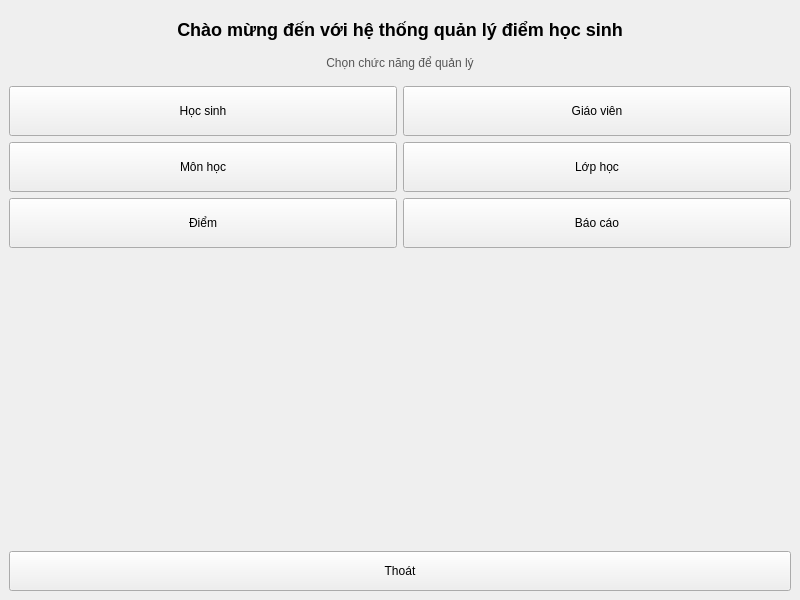
<?xml version="1.0" encoding="UTF-8"?>
<ui version="4.0">
 <class>MainWindow</class>
 <widget class="QMainWindow" name="MainWindow">
  <property name="geometry">
   <rect>
    <x>0</x>
    <y>0</y>
    <width>800</width>
    <height>600</height>
   </rect>
  </property>
  <property name="windowTitle">
   <string>Quản lý điểm học sinh</string>
  </property>
  <widget class="QWidget" name="centralwidget">
   <layout class="QVBoxLayout" name="mainLayout">
    <item>
     <widget class="QLabel" name="welcomeLabel">
      <property name="text">
       <string>Chào mừng đến với hệ thống quản lý điểm học sinh</string>
      </property>
      <property name="alignment">
       <set>Qt::AlignCenter</set>
      </property>
      <property name="styleSheet">
       <string notr="true">font-size: 18px; font-weight: bold; margin: 10px;</string>
      </property>
     </widget>
    </item>
    <item>
     <widget class="QLabel" name="subtitleLabel">
      <property name="text">
       <string>Chọn chức năng để quản lý</string>
      </property>
      <property name="alignment">
       <set>Qt::AlignCenter</set>
      </property>
      <property name="styleSheet">
       <string notr="true">font-size: 12px; color: #555555; margin-bottom: 10px;</string>
      </property>
     </widget>
    </item>
    <item>
     <layout class="QGridLayout" name="buttonGrid">
      <item row="0" column="0">
       <widget class="QPushButton" name="studentButton">
        <property name="text">
         <string>Học sinh</string>
        </property>
        <property name="minimumSize">
         <size>
          <width>0</width>
          <height>50</height>
         </size>
        </property>
       </widget>
      </item>
      <item row="0" column="1">
       <widget class="QPushButton" name="teacherButton">
        <property name="text">
         <string>Giáo viên</string>
        </property>
        <property name="minimumSize">
         <size>
          <width>0</width>
          <height>50</height>
         </size>
        </property>
       </widget>
      </item>
      <item row="1" column="0">
       <widget class="QPushButton" name="subjectButton">
        <property name="text">
         <string>Môn học</string>
        </property>
        <property name="minimumSize">
         <size>
          <width>0</width>
          <height>50</height>
         </size>
        </property>
       </widget>
      </item>
      <item row="1" column="1">
       <widget class="QPushButton" name="classButton">
        <property name="text">
         <string>Lớp học</string>
        </property>
        <property name="minimumSize">
         <size>
          <width>0</width>
          <height>50</height>
         </size>
        </property>
       </widget>
      </item>
      <item row="2" column="0">
       <widget class="QPushButton" name="scoreButton">
        <property name="text">
         <string>Điểm</string>
        </property>
        <property name="minimumSize">
         <size>
          <width>0</width>
          <height>50</height>
         </size>
        </property>
       </widget>
      </item>
      <item row="2" column="1">
       <widget class="QPushButton" name="reportButton">
        <property name="text">
         <string>Báo cáo</string>
        </property>
        <property name="minimumSize">
         <size>
          <width>0</width>
          <height>50</height>
         </size>
        </property>
       </widget>
      </item>
     </layout>
    </item>
    <item>
     <spacer name="verticalSpacer">
      <property name="orientation">
       <enum>Qt::Vertical</enum>
      </property>
      <property name="sizeHint" stdset="0">
       <size>
        <width>20</width>
        <height>40</height>
       </size>
      </property>
     </spacer>
    </item>
    <item>
     <widget class="QPushButton" name="logoutButton">
      <property name="text">
       <string>Thoát</string>
      </property>
      <property name="minimumSize">
       <size>
        <width>0</width>
        <height>40</height>
       </size>
      </property>
     </widget>
    </item>
   </layout>
  </widget>
 </widget>
 <resources/>
 <connections/>
</ui>
